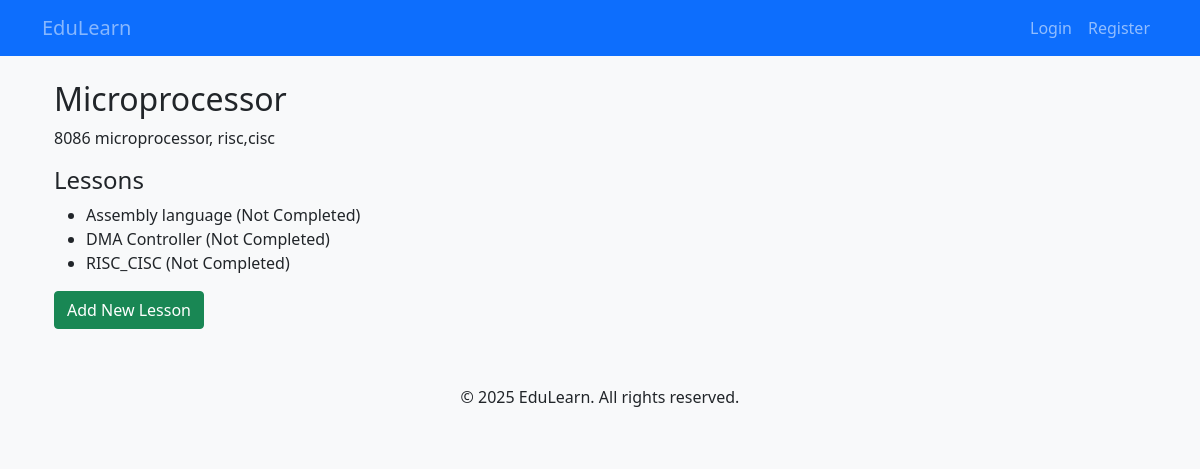
Page /4/ on the committed database.
### courses/models.py (models this page shows, shortened)
class Course(models.Model):
    title = models.CharField(max_length=200)
    description = models.TextField()
    duration = models.IntegerField(help_text="Duration in hours")
    thumbnail = models.ImageField(upload_to='course_thumbnails/', null=True, blank=True)
    created_at = models.DateTimeField(default=timezone.now)

class Lesson(models.Model):
    course = models.ForeignKey(Course, on_delete=models.CASCADE, related_name='lessons')
    title = models.CharField(max_length=200)
    content = models.TextField()
    video_url = models.URLField(null=True, blank=True)
    completion_status = models.BooleanField(default=False)

### courses/views.py (the view)
# urls.py: path('<int:pk>/', CourseDetailView.as_view(), name='course_detail'),
class CourseDetailView(DetailView):
    model = Course
    template_name = 'courses/course_detail.html'
    context_object_name = 'course'

### courses/templates/courses/course_detail.html (shortened to what this page needs)
{% extends "courses/base.html" %}
{% block content %}
<div class="container mt-4">
    <h2>{{ course.title }}</h2>
    <p>{{ course.description }}</p>
    <h4>Lessons</h4>
    <ul>
        {% for lesson in course.lessons.all %}
            <li>
                {{ lesson.title }}
                {% if lesson in student.completed_lessons.all %}
                    (Completed)
                {% else %}
                    (Not Completed)
                {% endif %}
            </li>
        {% endfor %}
    </ul>
    <a href="{% url 'lesson_create' %}" class="btn btn-success mb-3">Add New Lesson</a>
</div>
{% endblock %}

### courses/templates/courses/base.html (style rules this page uses)
body { background-color: #f8f9fa; }

### rows in the picture
Course: title "Microprocessor", description "8086 microprocessor, risc,cisc"
Lesson: title "Assembly language"
Lesson: title "DMA Controller"
Lesson: title "RISC_CISC"
